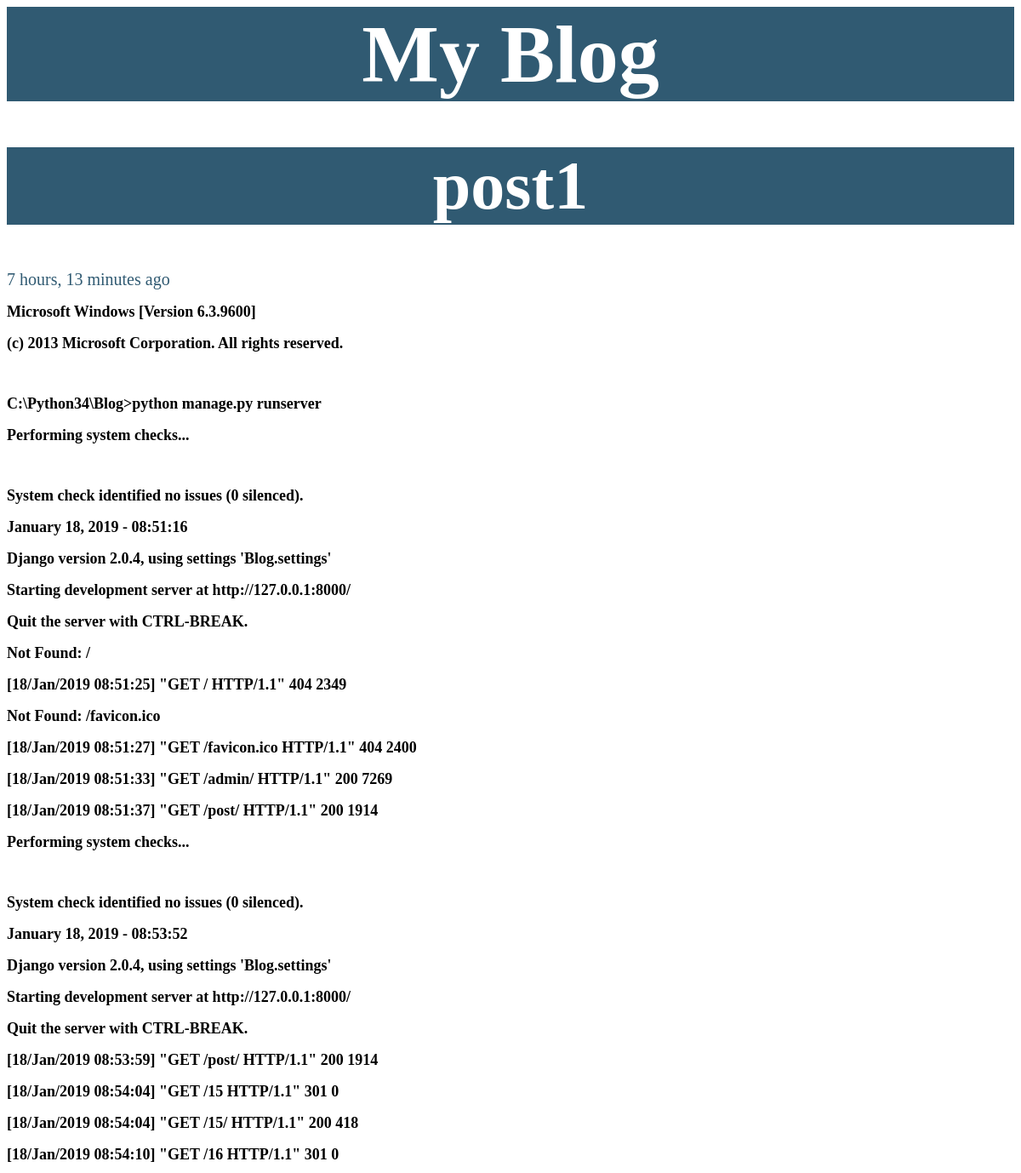
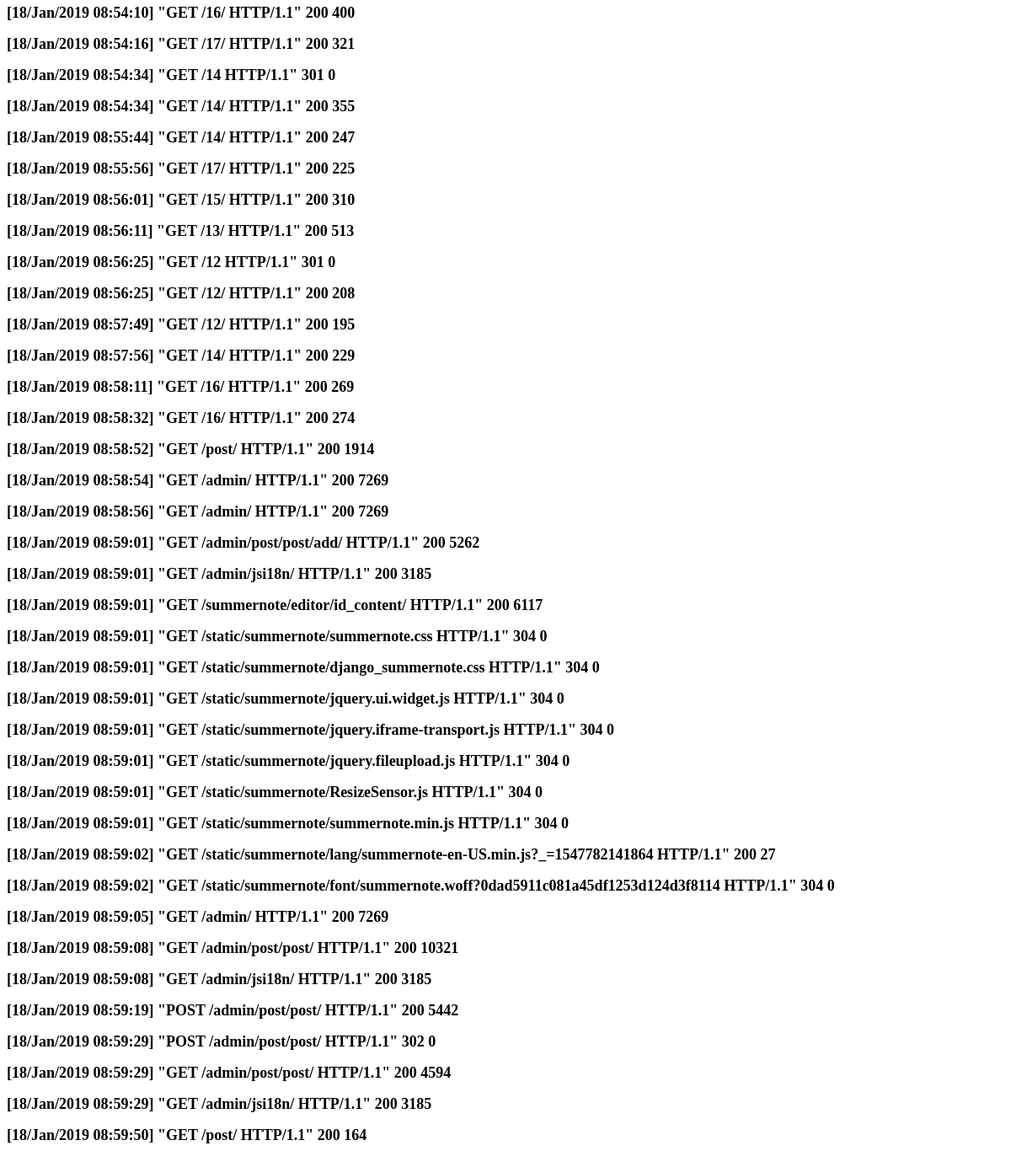
The app's page /18/ with its own data (2 pictures, top to bottom).
### post/models.py (models this page shows, shortened)
class Post(models.Model):
    title = models.CharField(max_length=124)
    content = models.TextField()
    timesstamp = models.DateTimeField(auto_now=False, auto_now_add=True)
    class Meta:
        verbose_name = "Blog Entry"
        verbose_name_plural = "Blog Entry"
        ordering = ["-timesstamp"]

### post/views.py (the view)
# urls.py: url(r'^(?P<id>\d+)/$', post_view),
def post_view(request,id):
    instance = get_object_or_404(Post, id=id)
    context = {
        "title": instance.title,
        "instance":instance
    }
    return render(request, "post_view.html", context)

### post/templates/post_view.html
{%extends "index.html"%}
{% block content %}
<h1>{{instance.title}}</h1>
<div>
            <small>{{instance.timesstamp|timesince}} ago</small>
            <p>{{instance.content|safe}}</p>
    </div>
{% endblock content %}

### post/templates/index.html (style rules this page uses)
h1 { color:white; font-size: 80px; text-align: center; background-color: #305A72; min-height: 80px; }
small { color:#305A72; font-size: 20px; text-align: center; min-height: 60px; }

### records on screen
Post: title "post1", timesstamp "7 hours, 13 minutes", content "Microsoft Windows [Version 6.3.9600] (c) 2013 Microsoft Corporation. All rights reserved. C:\\Python34\\Blog>python manage.py runserver Performing system checks... System check identified no issues (0 silenced). January 18, 2019 - 08:51:16 Django version 2.0.4, using settings 'Blog.settings' Starting development server at http://127.0.0.1:8000/ Quit the server with CTRL-BREAK. Not Found: / [18/Jan/2019 08:51:25] \"GET / HTTP/1.1\" 404 2349 Not Found: /favicon.ico [18/Jan/2019 08:51:27] \"GET /favicon.ico HTTP/1.1\" 404 2400 [18/Jan/2019 08:51:33] \"GET /admin/ HTTP/1.1\" 200 7269 [18/Jan/2019 08:51:37] \"GET /post/ HTTP/1.1\" 200 1914 Performing system checks... System check identified no issues (0…"
